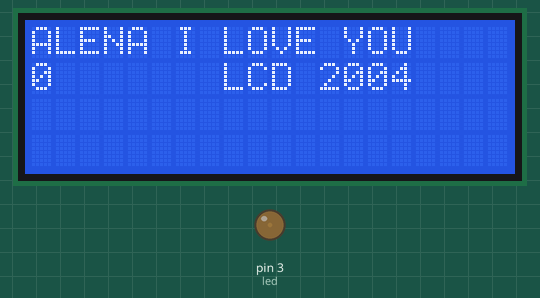
Recording of a sketch running on a simulated Arduino Uno, built with avr-gcc and run on an emulated ATmega328P. Shown: 20×4 character LCD, output pins drawn as LEDs (lit = HIGH).

Above: at 0.2 s.
At 11.1 s:
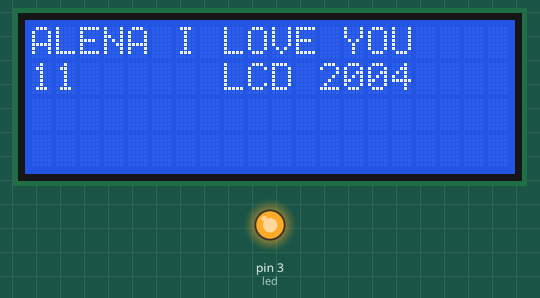
At 20.1 s:
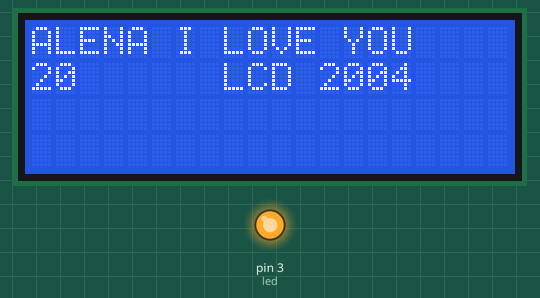
At 39.1 s:
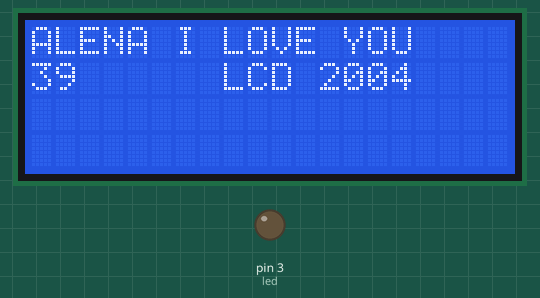
Timing chart, 0 to 40.0 s (numbered marks = the images above):
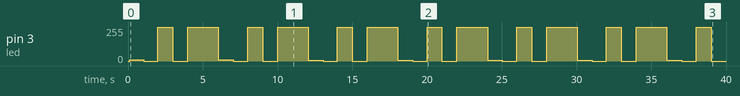

Measured:
- by itself, pin 3 (led): 0/255 → 10/255 at 0.13 s, → 0/255 0.92 s later, → 255/255 0.95 s later, → 0/255 1.0 s later, … (34 changes in this stretch)
- what the display in image 2 shows lasts 1.0 s, from 20.0 s to 21.0 s

The sketch:

LCD_i2c.ino
```cpp
#include <Wire.h>
#include <LiquidCrystal_I2C.h>
LiquidCrystal_I2C lcd(0x27,20,4);
int led = 3;

void setup()
{
  lcd.init();
  lcd.backlight();// Включаем подсветку дисплея
  lcd.print("ALENA I LOVE YOU");
  lcd.setCursor(8, 1);
  lcd.print("LCD 2004");
  pinMode(led, OUTPUT);
}
void loop()
{
  // Устанавливаем курсор на вторую строку и нулевой символ.
  lcd.setCursor(0, 1);
  // Выводим на экран количество секунд с момента запуска ардуины
  lcd.print(millis()/1000);

  if(millis()/1000 % 2 == 0) {
     digitalWrite(led, HIGH);
  }

  if(millis()/1000 % 3 == 0) {
    digitalWrite(led, LOW);
    }
}
```
